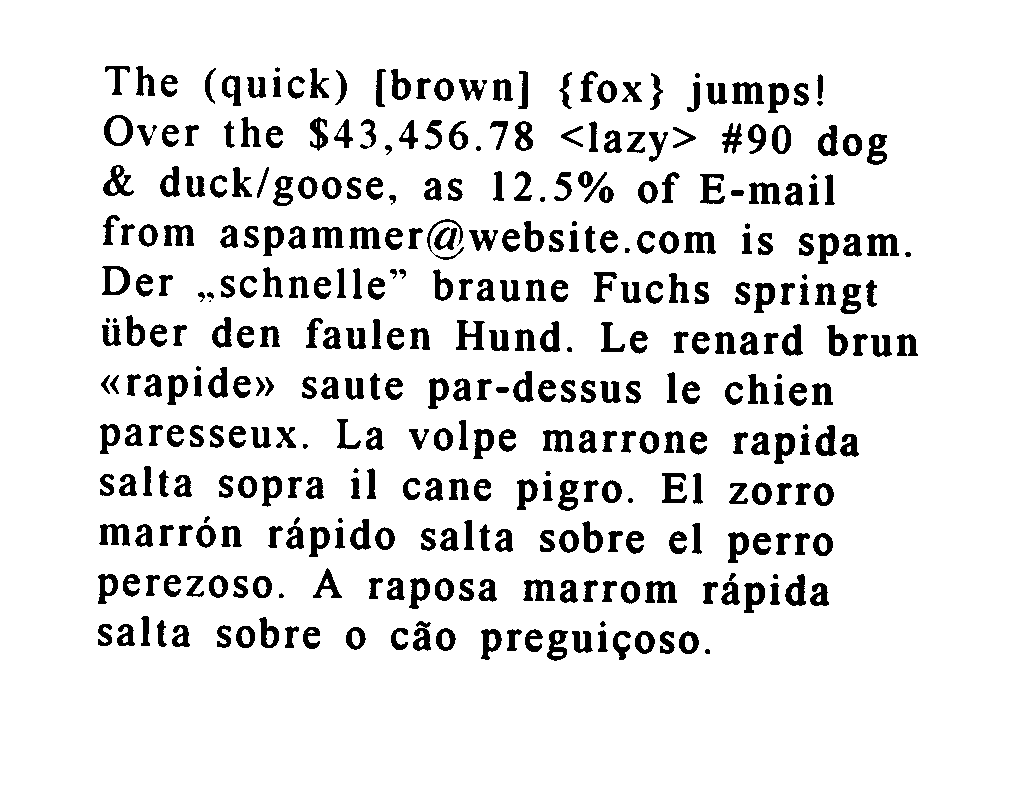
#> input picture test.png, 1024 x 800 px, found by its file name
$ python tesseract_ocr.py
#> lines starting #> are read from the running program, lines starting #| are printed output that depends on the picture; after the words box and inside, x2 and y2 are one past the last pixel; in counts of white or black regions, pixels touching at a corner belong together
import cv2
from pathlib import Path
import pytesseract
import numpy as np


class OCR:
    def __init__(self, _config, files):
        self._paths = files

    def as_text(self):
        return "/n".join(
            self._convert_one(path)
            for path in map(Path, self._paths)
            if path.exists() and (path.match("*.png") or path.match("*.jpg"))
        )

    @staticmethod
    def _get_grayscale(image):
        return cv2.cvtColor(image, cv2.COLOR_BGR2GRAY)

    @staticmethod
    def _remove_noise(image):
        return cv2.medianBlur(image, 5)

    @staticmethod
    def _thresholding(image):
        return cv2.threshold(image, 128, 255, cv2.THRESH_BINARY + cv2.THRESH_OTSU)

    @staticmethod
    def _dilate(image):
        kernel = np.ones((5, 5), np.uint8)
        return cv2.dilate(image, kernel, iterations=1)

    @staticmethod
    def _erode(image):
        kernel = np.ones((5, 5), np.uint8)
        return cv2.erode(image, kernel, iterations=1)

    @staticmethod
    def _opening(image):
        kernel = np.ones((5, 5), np.uint8)
        return cv2.morphologyEx(image, cv2.MORPH_OPEN, kernel)

    @staticmethod
    def _canny(image):
        return cv2.Canny(image, 100, 200)

    def _convert_one(self, image_path):
        image = cv2.imread(str(image_path))
#> image is the input picture: shape (800, 1024, 3); 89.9% white; 375 black regions (5 under 20 px), largest, box (x1, y1, x2, y2) and area: (867, 234, 899, 256) 455, (645, 581, 677, 603) 448, (456, 320, 485, 350) 446
        gray = self._get_grayscale(image)
        thresh, img_bin = self._thresholding(gray)
#> thresh = 0
        bit_not = cv2.bitwise_not(img_bin)
        opening = self._erode(bit_not)
#> in _erode, `return cv2.erode(image, kernel, iterations=1)`:
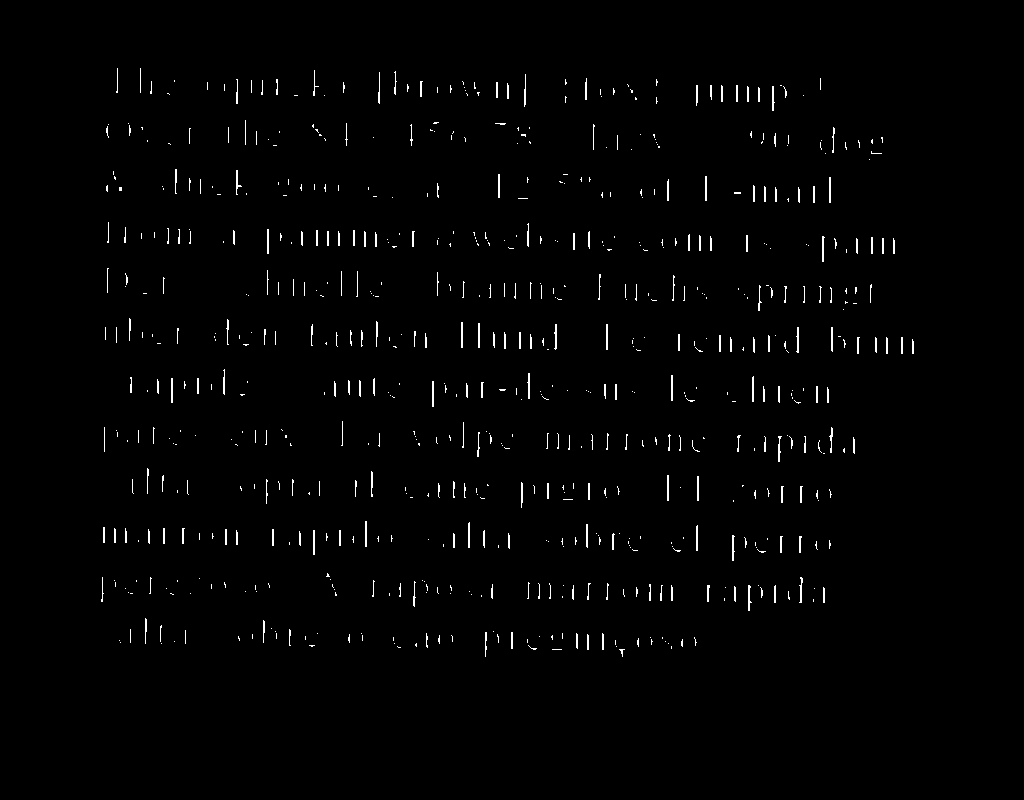
#> returned value: shape (800, 1024); 1.2% white in thin lines or dots, all inside (x1, y1, x2, y2) = (101, 68, 914, 657)
        canny = self._dilate(opening)
#> in _dilate, `return cv2.dilate(image, kernel, iterations=1)`:
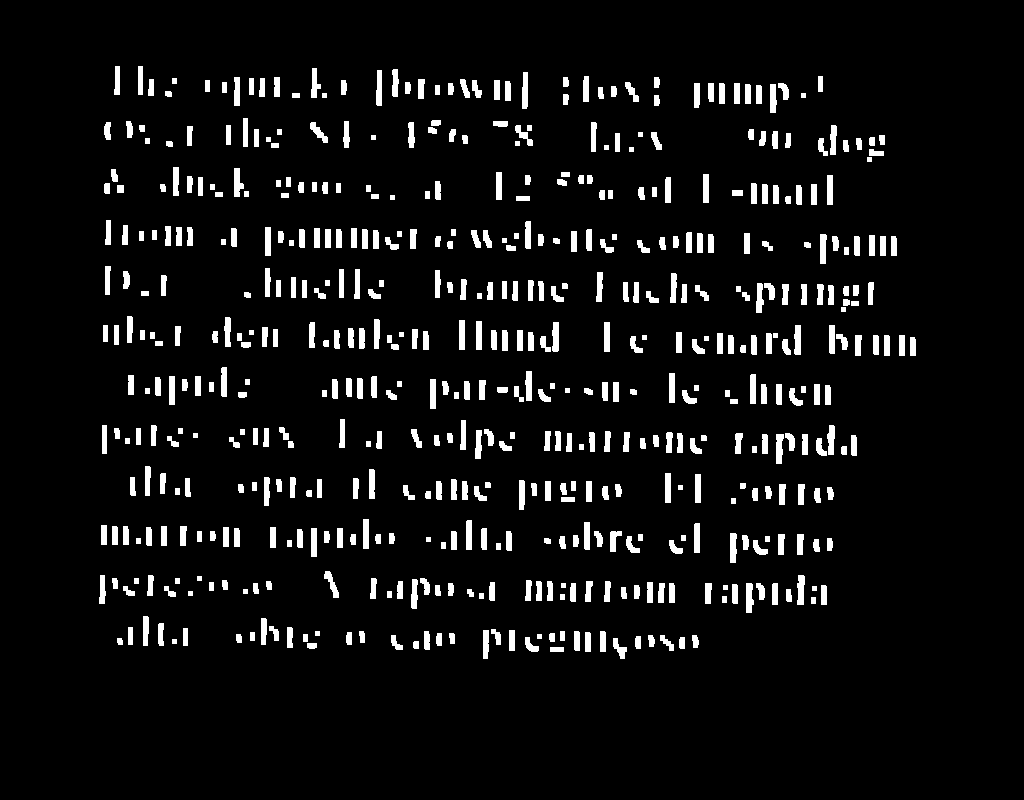
#> returned value: shape (800, 1024); 6.2% white; 552 white regions, largest, box (x1, y1, x2, y2) and area: (522, 72, 528, 109) 205, (797, 575, 805, 605) 197, (746, 583, 754, 613) 197

        custom_config = r"-l eng --psm 6"
        out_below = pytesseract.image_to_string(gray, config=custom_config)
        return out_below


if __name__ == "__main__":
    print(OCR(None, ["test.png"]).as_text())
#> (the call stopped at in _convert_one, `out_below = pytesseract.image_to_string(gray, config=custom_config)`: pytesseract is not available in this run)
